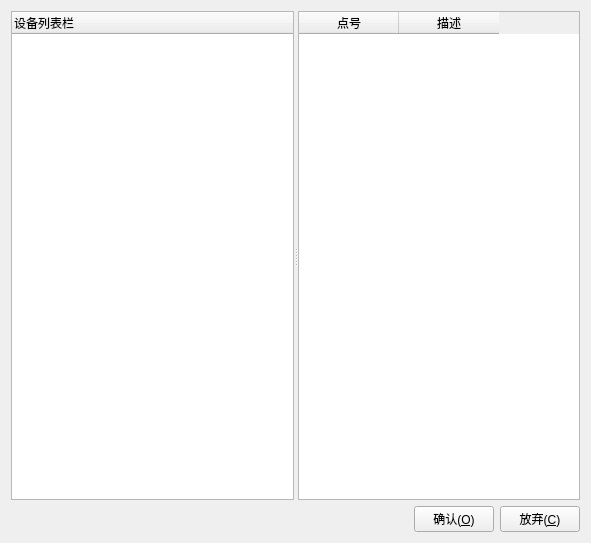
<?xml version="1.0" encoding="UTF-8"?>
<ui version="4.0">
 <class>SelDB</class>
 <widget class="QWidget" name="SelDB">
  <property name="geometry">
   <rect>
    <x>0</x>
    <y>0</y>
    <width>591</width>
    <height>543</height>
   </rect>
  </property>
  <property name="windowTitle">
   <string>选择数据点</string>
  </property>
  <layout class="QGridLayout" name="gridLayout">
   <item row="0" column="0">
    <widget class="QSplitter" name="splitter">
     <property name="orientation">
      <enum>Qt::Horizontal</enum>
     </property>
     <widget class="QTreeWidget" name="treeWidget">
      <column>
       <property name="text">
        <string>设备列表栏</string>
       </property>
      </column>
     </widget>
     <widget class="QTableWidget" name="tableWidget">
      <column>
       <property name="text">
        <string>点号</string>
       </property>
      </column>
      <column>
       <property name="text">
        <string>描述</string>
       </property>
      </column>
     </widget>
    </widget>
   </item>
   <item row="1" column="0">
    <layout class="QHBoxLayout" name="horizontalLayout">
     <item>
      <spacer name="horizontalSpacer">
       <property name="orientation">
        <enum>Qt::Horizontal</enum>
       </property>
       <property name="sizeHint" stdset="0">
        <size>
         <width>40</width>
         <height>20</height>
        </size>
       </property>
      </spacer>
     </item>
     <item>
      <widget class="QPushButton" name="btnOk">
       <property name="text">
        <string>确认(&amp;O)</string>
       </property>
       <property name="icon">
        <iconset resource="skdraw.qrc">
         <normaloff>:/images/ok</normaloff>:/images/ok</iconset>
       </property>
      </widget>
     </item>
     <item>
      <widget class="QPushButton" name="btnCancel">
       <property name="text">
        <string>放弃(&amp;C)</string>
       </property>
       <property name="icon">
        <iconset resource="skdraw.qrc">
         <normaloff>:/images/delete</normaloff>:/images/delete</iconset>
       </property>
      </widget>
     </item>
    </layout>
   </item>
  </layout>
 </widget>
 <layoutdefault spacing="6" margin="11"/>
 <resources>
  <include location="skdraw.qrc"/>
 </resources>
 <connections/>
</ui>
